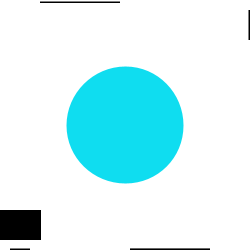
Frame 1 (no input)
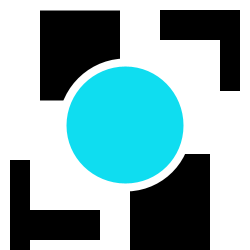
Frame 60 (the mouse pressed at the canvas centre just before this capture)
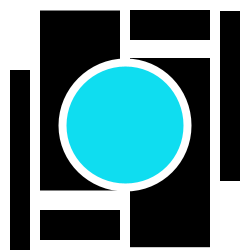
Frame 120 (the mouse held since frame 60 and released just before this capture)

The Processing sketch that drew these frames (run headless with seeded random() and noise(); from frame 60 on, the mouse is pressed at the canvas centre):

// Processing sketch: processing_53533
// ── processing_53533.pde

float y1=0;
float y2=0;
float y3=250;
float y4=250;
float y5=-10;
float y6=-10;
float y7=250;
float y8=250;
float x1=250;
float x2=-40;

void setup(){
  
  size(250,250);
  smooth();
  
}

void draw(){
  
  background(255);
  
   //Small Left Rectangle
  if (x2<40)
  {
   x2=x2+1; 
  }
  
  noStroke();
  fill(0);
  rect(x2,210,80,30);
  
  //Small Right Rectangle
  
  if (x1>130)
  {
   x1=x1-1.5; 
  }
  noStroke();
  fill(0);
  rect(x1,10,80,30);
 
 //Skinny Right Rectangle
  if (y7>10)
  {
   y7=y7-1.5;
  } 
  
  if (y8>230)
  {
   y8=y8-1.5; 
  }
  noStroke();
  fill(0);
  rect(10,y7,20,y8);
  
  //Skinny Left Rectangle
  if (y5<10)
  {
   y5=y5+1.5;
  } 
  
  if (y6<230)
  {
   y6=y6+1.5; 
  }
  noStroke();
  fill(0);
  rect(220,y5,20,y6);
  
  
 //Big Left Rectangle
 if (y1<10)
  {
   y1=y1+1.5;
  } 
  
  if (y2<190)
  {
   y2=y2+1.5; 
  }
  noStroke();
  fill(0);
  rect(40,y1,80,y2);
  
  // Big Right Rectangle
  if (y3>50)
  {
   y3=y3-1.6;
  } 
  
  if (y4>190)
  {
   y4=y4-1.6; 
  }
  noStroke();
  fill(0);
  rect(130,y3,80,y4);
  
  
  //Middle Circle
  strokeWeight(8);
  stroke(255);
  fill(#0fddf0);
  ellipse(125,125,125,125);  

}
